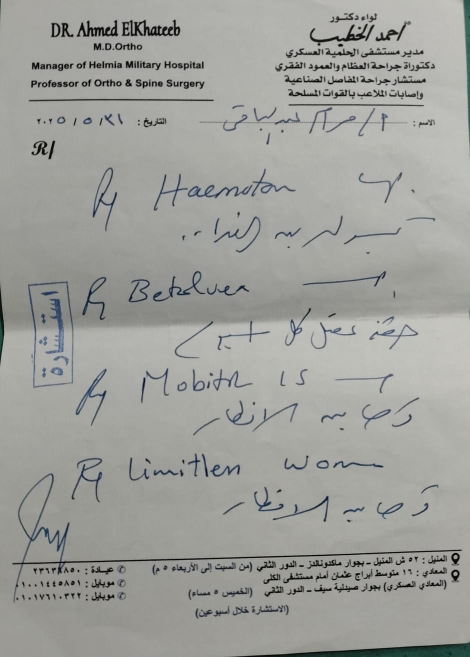
#> input picture data/images/AhmedElKhateeb.jpeg, 940 x 1314 px (shown at 1/2 size)
$ python -i tiling.py   (imports and definitions only)
#> lines starting #> are read from the running program, lines starting #| are printed output that depends on the picture; after the words box and inside, x2 and y2 are one past the last pixel; in counts of white or black regions, pixels touching at a corner belong together
"""Split tall pages into horizontal bands at blank rows.

A vision-language model sees one image at a limited resolution. Squeezing a whole
phone photo into that budget shrinks handwriting until it is unreadable. Instead
the page is cut into a few bands, each sent at a usable scale. Cuts are placed on
the emptiest rows near an even split, so a line of text is not sliced in half.
"""

from __future__ import annotations

import math

import cv2
import numpy as np

# A page whose scaled height is within this factor of the limit stays in one piece.
SINGLE_BAND_TOLERANCE = 1.15
_PROFILE_WIDTH = 1000


# [43 lines left out: functions needs_tiling, plan_bands, not called in this run]


def _smoothed_ink_rows(gray: np.ndarray) -> np.ndarray:
    small = gray
    if gray.shape[1] > _PROFILE_WIDTH:
        factor = _PROFILE_WIDTH / gray.shape[1]
        small = cv2.resize(gray, (_PROFILE_WIDTH, max(1, int(gray.shape[0] * factor))), interpolation=cv2.INTER_AREA)
    blurred = cv2.GaussianBlur(small, (3, 3), 0)
    _threshold, binary = cv2.threshold(blurred, 0, 255, cv2.THRESH_BINARY_INV + cv2.THRESH_OTSU)
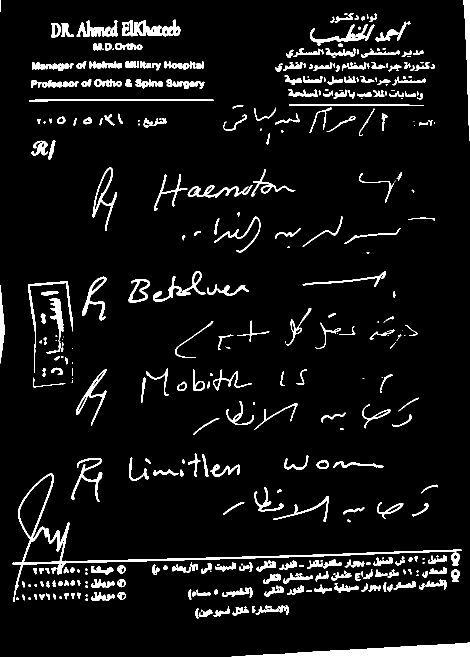
#> binary: shape (1314, 940) (shown at 1/2 size); 6.6% white; 406 white regions (78 under 20 px), largest, box (x1, y1, x2, y2) and area: (463, 1284, 940, 1314) 6987, (24, 947, 924, 1204) 6117, (244, 39, 361, 73) 1988
    rows = (binary > 0).sum(axis=1).astype(np.float64)
#> rows = 1314 values, max 498 at index 134, min 0 at index 319, mean 62.15
    window = max(3, len(rows) // 100)
#> window = 13
    kernel = np.ones(window) / window
#> kernel = [0.0769, 0.0769, 0.0769, 0.0769, 0.0769, 0.0769, 0.0769, 0.0769, 0.0769, 0.0769, 0.0769, 0.0769, 0.0769]
    return np.convolve(rows, kernel, mode="same")


# [27 lines left out: function plan_segments, not called in this run]

>>> import cv2
>>> picture = cv2.imread('../data/images/AhmedElKhateeb.jpeg', cv2.IMREAD_GRAYSCALE)
>>> result = _smoothed_ink_rows(picture)
#> result = 1314 values, max 379.4 at index 1307, min 0 at index 325, mean 61.58

$ run again, on data/images/DR_ElKhateeb.jpeg
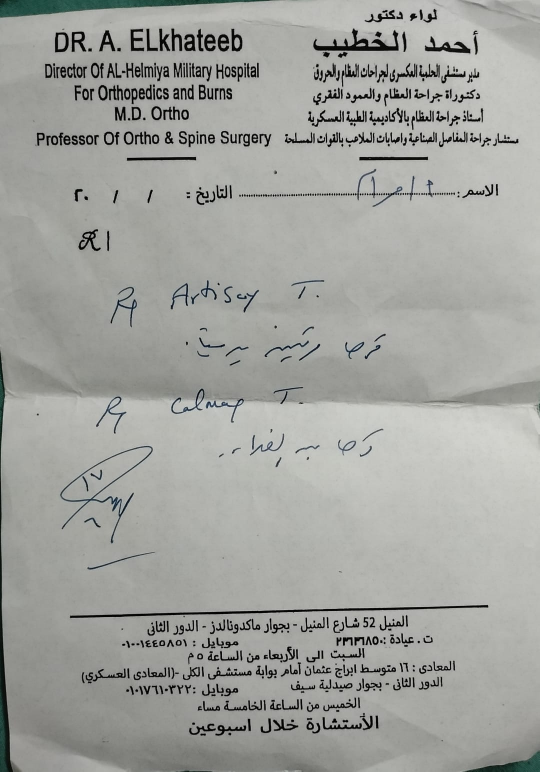
#> input picture data/images/DR_ElKhateeb.jpeg, 1079 x 1543 px (shown at 1/2 size)
#> in _smoothed_ink_rows, `small = cv2.resize(gray, (_PROFILE_WIDTH, max(1, int(gray.shape[0] * f..`:
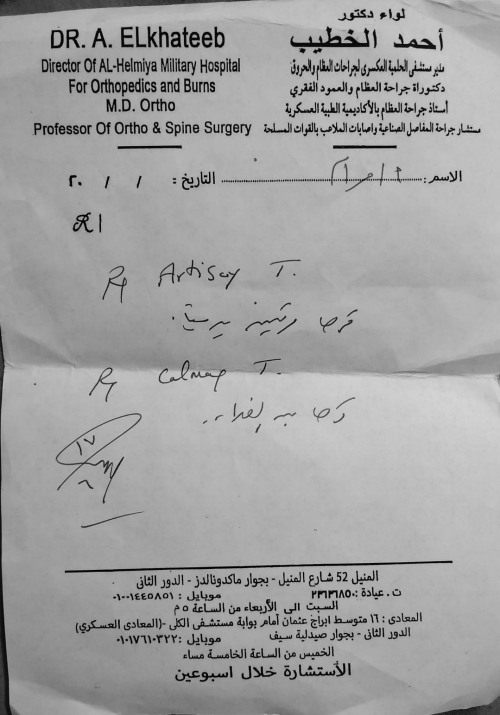
#> small: shape (1430, 1000) (shown at 1/2 size); min 0, max 215, mean 161.8
#> in _smoothed_ink_rows, `_threshold, binary = cv2.threshold(blurred, 0, 255, cv2.THRESH_BINARY_..`:
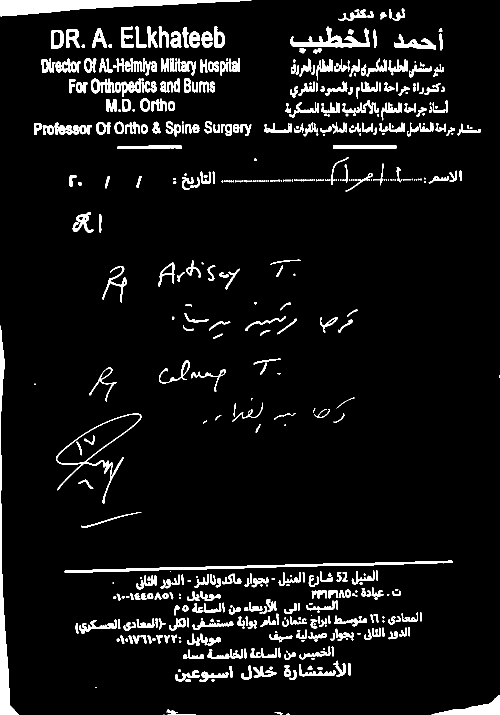
#> binary: shape (1430, 1000) (shown at 1/2 size); 6.5% white; 564 white regions (136 under 20 px), largest, box (x1, y1, x2, y2) and area: (0, 0, 503, 33) 7520, (0, 651, 38, 1430) 5681, (129, 1121, 905, 1146) 3682
#> rows = 1430 values, max 522 at index 261, min 0 at index 42, mean 65.3
#> window = 14
#> kernel = [0.0714, 0.0714, 0.0714, 0.0714, 0.0714, 0.0714, 0.0714, 0.0714, 0.0714, 0.0714, 0.0714, 0.0714, 0.0714, 0.0714]
#> result = 1430 values, max 406 at index 258, min 0 at index 280, mean 64.51

$ run again, on data/images/MagdyMokhtar.jpeg
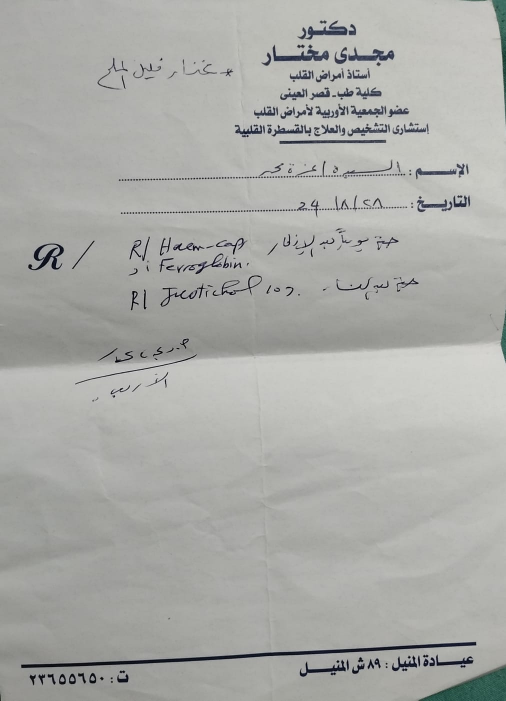
#> input picture data/images/MagdyMokhtar.jpeg, 1012 x 1401 px (shown at 1/2 size)
#> in _smoothed_ink_rows, `small = cv2.resize(gray, (_PROFILE_WIDTH, max(1, int(gray.shape[0] * f..`:
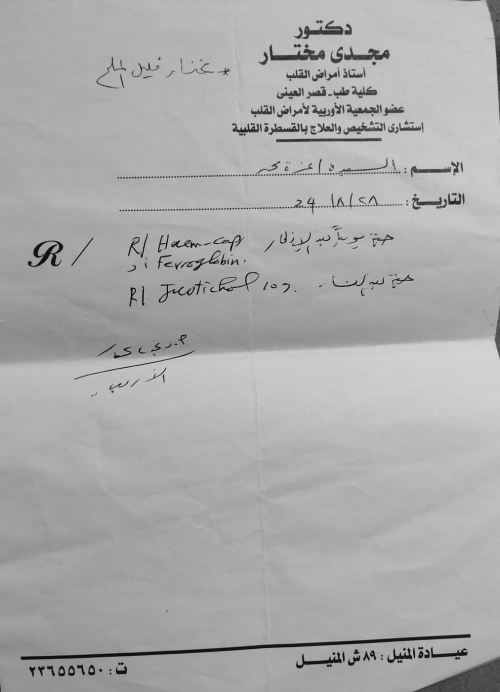
#> small: shape (1384, 1000) (shown at 1/2 size); min 0, max 220, mean 170.6
#> in _smoothed_ink_rows, `_threshold, binary = cv2.threshold(blurred, 0, 255, cv2.THRESH_BINARY_..`:
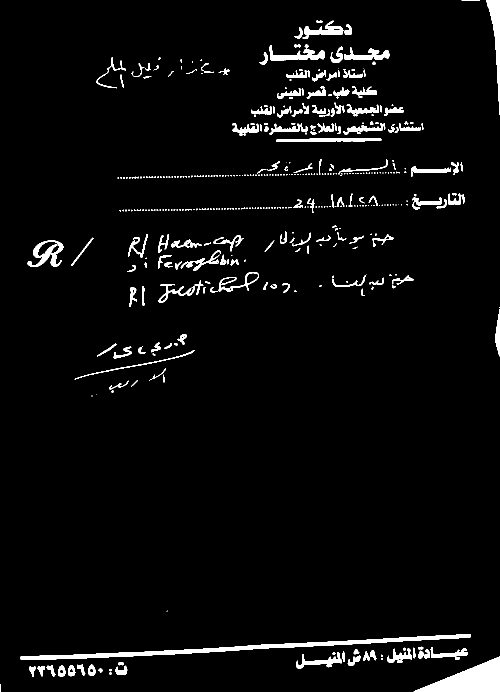
#> binary: shape (1384, 1000) (shown at 1/2 size); 3.8% white; 443 white regions (252 under 20 px), largest, box (x1, y1, x2, y2) and area: (41, 1268, 942, 1320) 6999, (827, 1313, 1000, 1384) 6250, (973, 0, 1000, 230) 2170
#> rows = 1384 values, max 380 at index 1311, min 0 at index 235, mean 37.55
#> window = 13
#> kernel = [0.0769, 0.0769, 0.0769, 0.0769, 0.0769, 0.0769, 0.0769, 0.0769, 0.0769, 0.0769, 0.0769, 0.0769, 0.0769]
#> result = 1384 values, max 311.5 at index 1310, min 0 at index 290, mean 37.3

$ run again, on data/images/MohamedNabel.jpeg
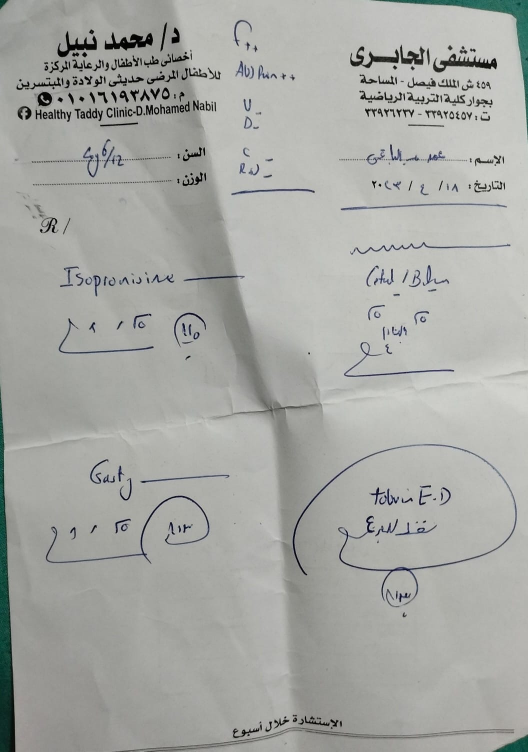
#> input picture data/images/MohamedNabel.jpeg, 1056 x 1503 px (shown at 1/2 size)
#> in _smoothed_ink_rows, `small = cv2.resize(gray, (_PROFILE_WIDTH, max(1, int(gray.shape[0] * f..`:
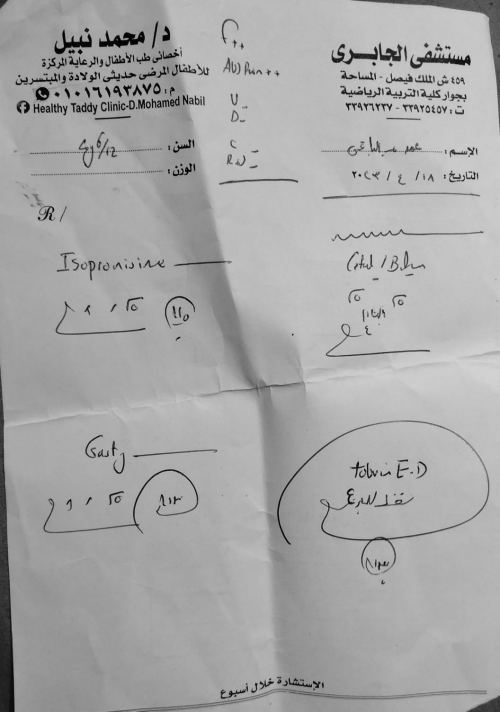
#> small: shape (1423, 1000) (shown at 1/2 size); min 0, max 219, mean 167.4
#> in _smoothed_ink_rows, `_threshold, binary = cv2.threshold(blurred, 0, 255, cv2.THRESH_BINARY_..`:
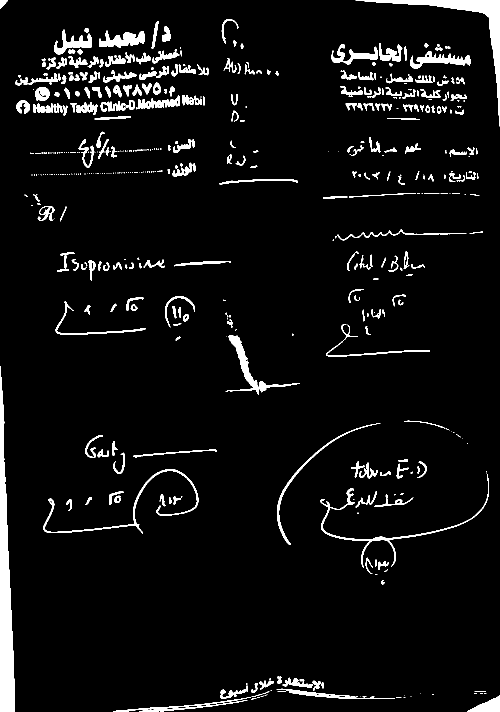
#> binary: shape (1423, 1000) (shown at 1/2 size); 5.3% white; 495 white regions (204 under 20 px), largest, box (x1, y1, x2, y2) and area: (0, 732, 30, 1423) 11280, (711, 0, 1000, 253) 6258, (451, 670, 599, 789) 2286
#> rows = 1423 values, max 343 at index 117, min 0 at index 253, mean 52.54
#> window = 14
#> kernel = [0.0714, 0.0714, 0.0714, 0.0714, 0.0714, 0.0714, 0.0714, 0.0714, 0.0714, 0.0714, 0.0714, 0.0714, 0.0714, 0.0714]
#> result = 1423 values, max 288.2 at index 119, min 0 at index 377, mean 51.99
